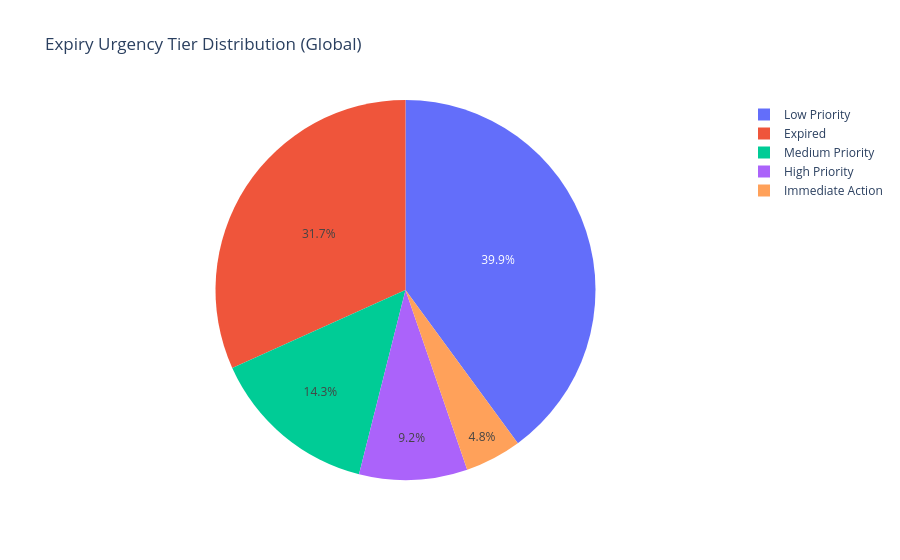

The notebook cell this image was saved under:
### Markdown cell above
##### Chart 3: Expiry urgency breakdown (pie)

### Code cell
urgency_counts = df['expiry_urgency_tier'].value_counts().reset_index()
urgency_counts.columns = ['Tier', 'Count']
fig_urgency = px.pie(
    urgency_counts,
    values='Count',
    names='Tier',
    title='Expiry Urgency Tier Distribution (Global)'
)
fig_urgency.show()

### Figure 1 — Plotly figure (JSON) as saved in the notebook; plotly's stock layout.template omitted (floating-point values rounded to 4 significant figures)
{"data": [{"domain": {"x": [0, 1], "y": [0, 1]}, "hovertemplate": "Tier=%{label}<br>Count=%{value}<extra></extra>", "labels": ["Low Priority", "Expired", "Medium Priority", "High Priority", "Immediate Action"], "legendgroup": "", "name": "", "showlegend": true, "type": "pie", "values": [599, 476, 215, 138, 72]}], "layout": {"autosize": true, "legend": {"tracegroupgap": 0}, "title": {"text": "Expiry Urgency Tier Distribution (Global)"}}}
